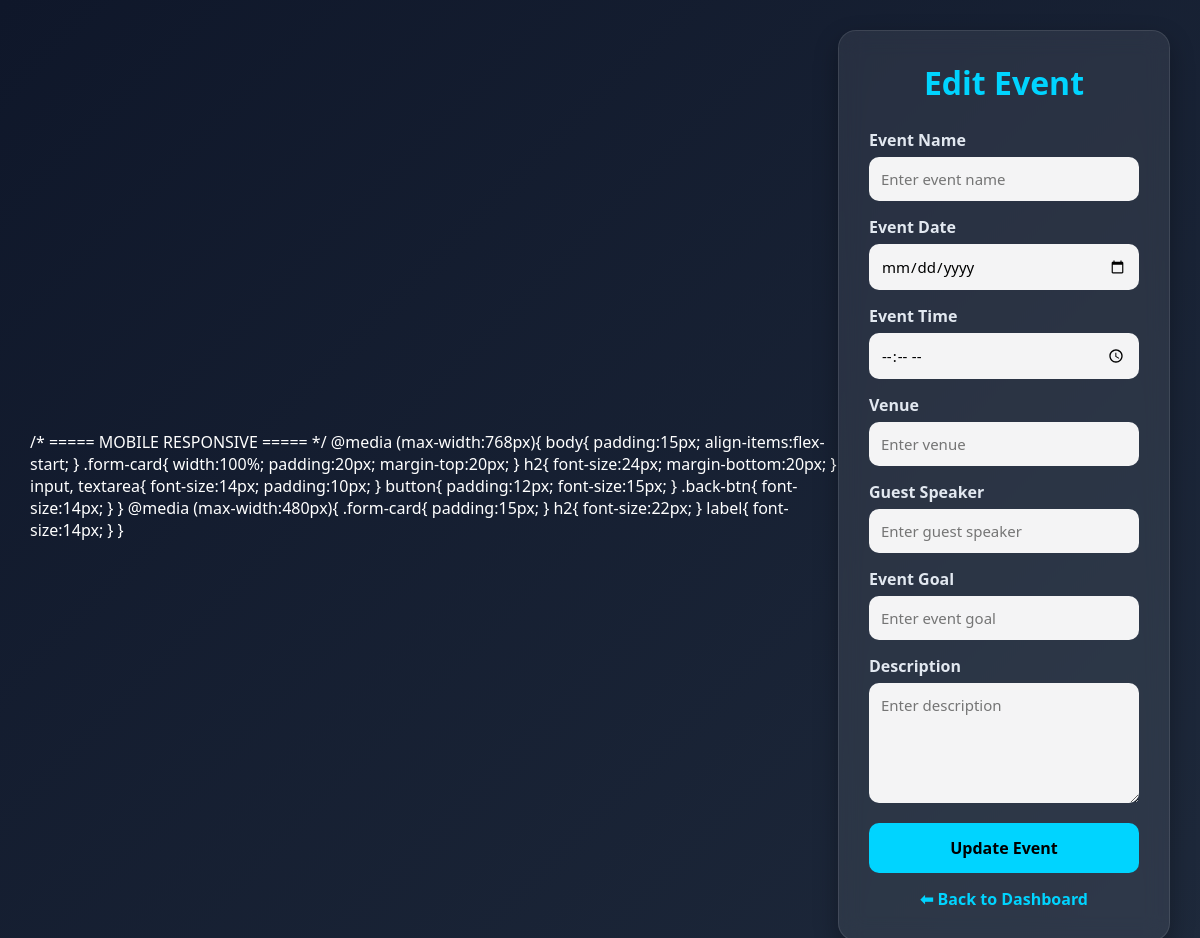
The app's page /edit_event/6, older data.
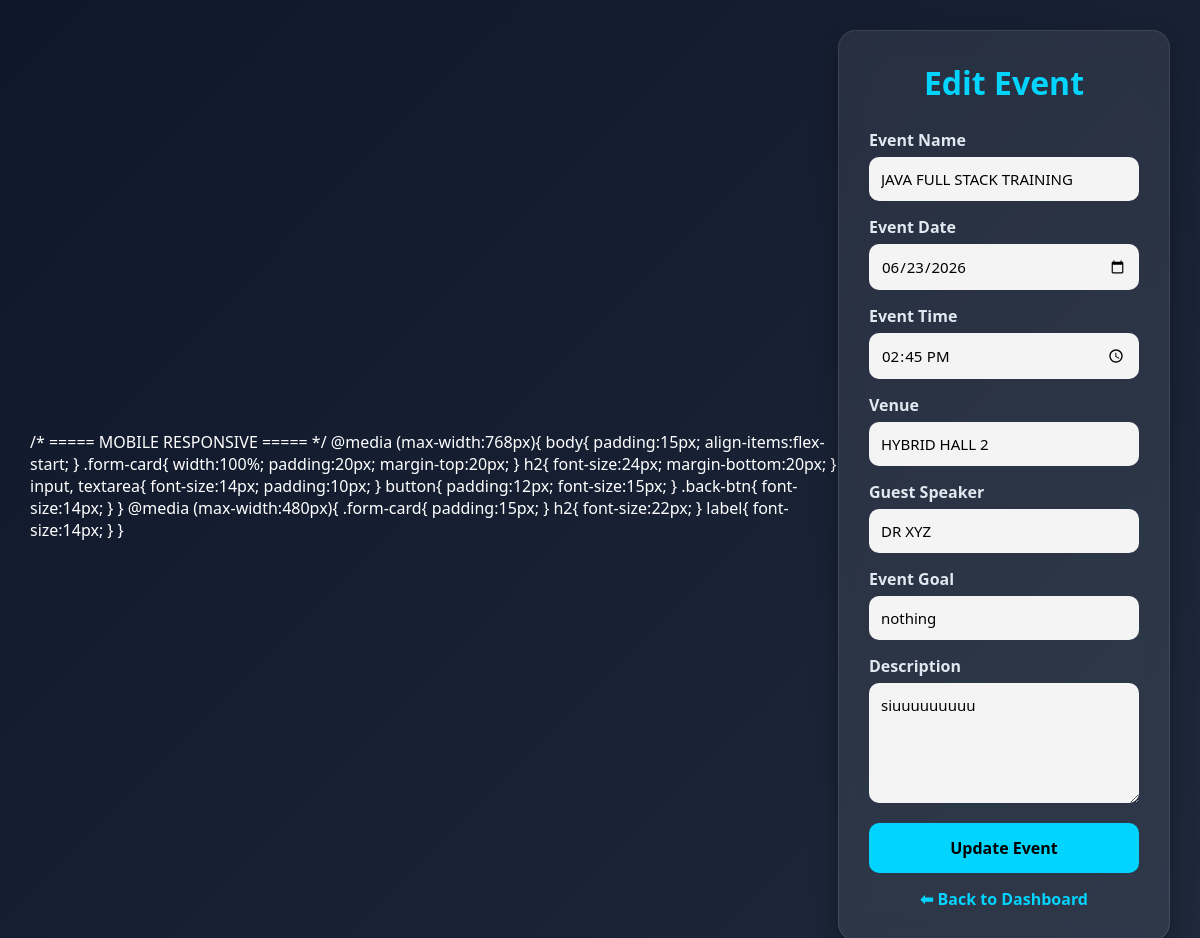
The same page, newer data.
### tables this page shows
CREATE TABLE events (
            id INTEGER PRIMARY KEY AUTOINCREMENT,
            event_name TEXT,
            event_date TEXT,
            event_time TEXT,
            venue TEXT,
            guest_speaker TEXT,
            event_goal TEXT,
            description TEXT
        , capacity INTEGER DEFAULT 50);

### app.py (the view, shortened to what this page needs)
@app.route("/edit_event/<int:id>", methods=["GET", "POST"])
def edit_event(id):
    conn = sqlite3.connect("events.db")
    cursor = conn.cursor()
    cursor.execute("SELECT * FROM events WHERE id=?", (id,))
    event = cursor.fetchone()
    conn.close()
    return render_template("edit_event.html", event=event)

### templates/edit_event.html (shortened to what this page needs)
<!DOCTYPE html>
<html lang="en">
<head>
</head>
<body>
    <div class="form-card">
        <h2>Edit Event</h2>
        <form method="POST">
            <label for="event_name">Event Name</label>
            <input id="event_name" name="event_name" placeholder="Enter event name" value="{{ event[1] }}" required>
            <label for="event_date">Event Date</label>
            <input type="date" id="event_date" name="event_date" value="{{ event[2] }}" required>
            <label for="event_time">Event Time</label>
            <input type="time" id="event_time" name="event_time" value="{{ event[3] }}" required>
            <label for="venue">Venue</label>
            <input id="venue" name="venue" placeholder="Enter venue" value="{{ event[4] }}" required>
            <label for="guest_speaker">Guest Speaker</label>
            <input id="guest_speaker" name="guest_speaker" placeholder="Enter guest speaker" value="{{ event[5] }}">
            <label for="event_goal">Event Goal</label>
            <input id="event_goal" name="event_goal" placeholder="Enter event goal" value="{{ event[6] }}">
            <label for="description">Description</label>
            <textarea id="description" name="description" placeholder="Enter description">{{ event[7] }}</textarea>
            <button type="submit">Update Event</button>
        </form>
        <a href="/admin" class="back-btn">⬅ Back to Dashboard</a>
    </div>
</body>
</html>

Row changes from the older to the newer data that the page shows:
added events: event_name "JAVA FULL STACK TRAINING", event_date "06/23/2026", event_time "14:45", venue "HYBRID HALL 2", guest_speaker "DR XYZ", event_goal "nothing", description "siuuuuuuuuu"
